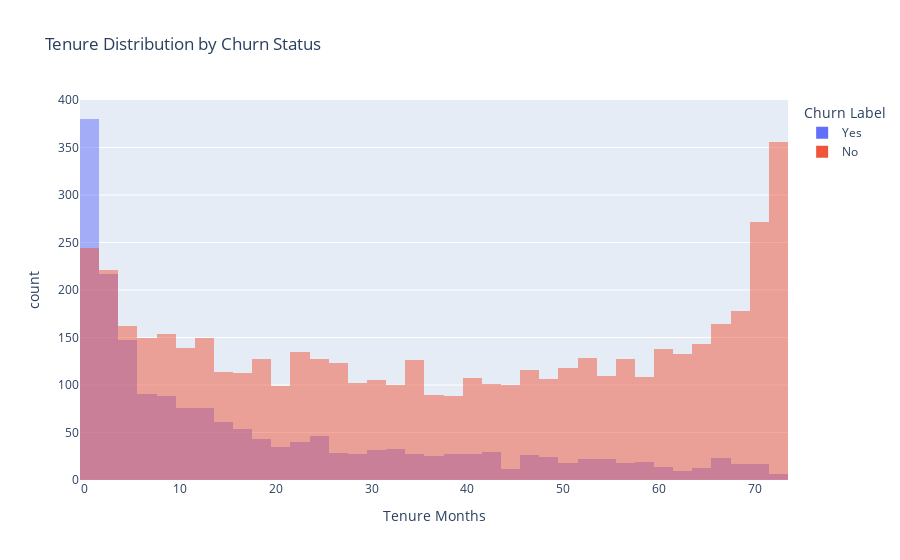

Source (notebook cell):
### Code cell
px.histogram(
    df,
    x="Tenure Months",
    color="Churn Label",
    nbins=40,
    barmode="overlay",
    title="Tenure Distribution by Churn Status"
)

### Figure 1 — Plotly figure (JSON) as saved in the notebook; plotly's stock layout.template omitted (floating-point values rounded to 4 significant figures; data arrays with more than 128 entries replaced by an {"elided": "..."} marker saying what was removed)
{"data": [{"bingroup": "x", "hovertemplate": "Churn Label=Yes<br>Tenure Months=%{x}<br>count=%{y}<extra></extra>", "legendgroup": "Yes", "marker": {"color": "#636efa", "opacity": 0.5, "pattern": {"shape": ""}}, "name": "Yes", "nbinsx": 40, "orientation": "v", "showlegend": true, "type": "histogram", "x": {"elided": "1869 int values"}, "xaxis": "x", "yaxis": "y"}, {"bingroup": "x", "hovertemplate": "Churn Label=No<br>Tenure Months=%{x}<br>count=%{y}<extra></extra>", "legendgroup": "No", "marker": {"color": "#EF553B", "opacity": 0.5, "pattern": {"shape": ""}}, "name": "No", "nbinsx": 40, "orientation": "v", "showlegend": true, "type": "histogram", "x": {"elided": "5174 int values"}, "xaxis": "x", "yaxis": "y"}], "layout": {"barmode": "overlay", "legend": {"title": {"text": "Churn Label"}, "tracegroupgap": 0}, "title": {"text": "Tenure Distribution by Churn Status"}, "xaxis": {"anchor": "y", "domain": [0, 1], "title": {"text": "Tenure Months"}}, "yaxis": {"anchor": "x", "domain": [0, 1], "title": {"text": "count"}}}}
